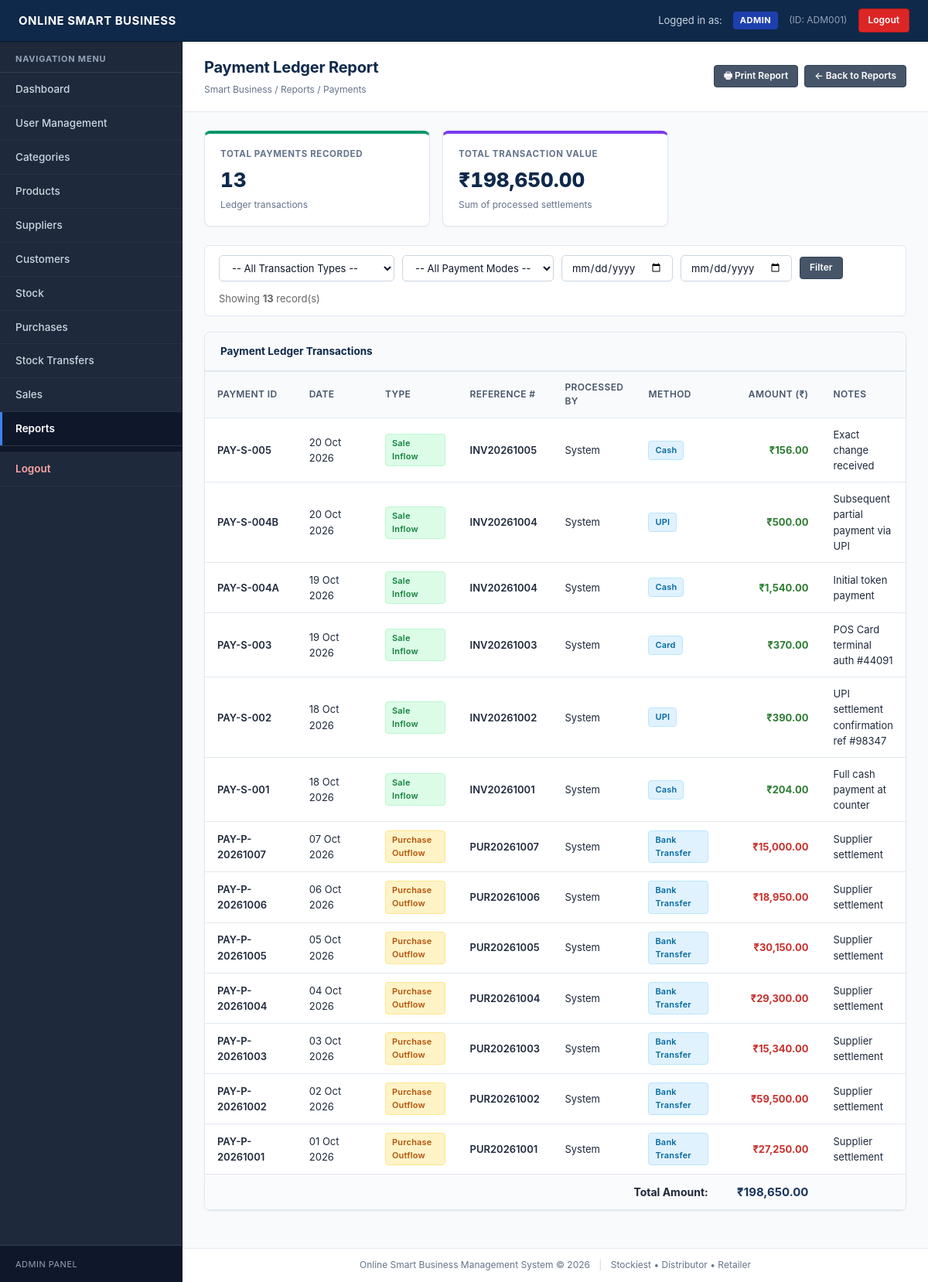
Page /reports/payments.php (signed in) on the committed database.
### tables this page shows
CREATE TABLE IF NOT EXISTS `payments` (
    `id` INT(11) NOT NULL AUTO_INCREMENT,
    `payment_id` VARCHAR(50) NOT NULL UNIQUE,
    `transaction_type` ENUM('Purchase', 'Sale') NOT NULL,
    `reference_id` VARCHAR(50) NOT NULL,
    `user_id` INT(11) DEFAULT NULL,
    `amount` DECIMAL(12,2) NOT NULL,
    `payment_date` DATE NOT NULL,
    `payment_method` ENUM('Cash', 'Card', 'UPI', 'Bank Transfer', 'Credit') NOT NULL DEFAULT 'Cash',
    `notes` TEXT DEFAULT NULL,
    `created_at` TIMESTAMP NOT NULL DEFAULT CURRENT_TIMESTAMP,
    PRIMARY KEY (`id`),
    KEY `idx_payments_reference` (`reference_id`),
    KEY `fk_payments_user` (`user_id`),
    CONSTRAINT `fk_payments_user` FOREIGN KEY (`user_id`) REFERENCES `users` (`id`) ON DELETE SET NULL ON UPDATE CASCADE
);

### includes/auth.php (called while the page is built, shortened)
<?php
function is_logged_in() {
    return isset($_SESSION['user_db_id']) && !empty($_SESSION['user_db_id']);
}
function has_role($role) {
    return strtolower($_SESSION['role_name'] ?? '') === strtolower($role);
}
function is_admin() {
    return has_role('Admin');
}
function e($str) {
    return htmlspecialchars((string)($str ?? ''), ENT_QUOTES, 'UTF-8');
}
?>

### reports/payments.php (the view, shortened to what this page needs)
<?php
require_once '../config/database.php';
require_once '../includes/auth.php';
$from_date = trim($_GET['from_date'] ?? '');
$to_date = trim($_GET['to_date'] ?? '');
$where_clauses = [];
$where_sql = !empty($where_clauses) ? 'WHERE ' . implode(' AND ', $where_clauses) : '';
$query = "SELECT p.*, u.full_name as user_name, r.role_name
          FROM payments p
          LEFT JOIN users u ON p.user_id = u.id
          LEFT JOIN roles r ON u.role_id = r.id
          {$where_sql}
          ORDER BY p.payment_date DESC, p.id DESC";
$stmt = mysqli_prepare($conn, $query);
mysqli_stmt_execute($stmt);
$result = mysqli_stmt_get_result($stmt);
$total_amount = 0.00;
$rows = [];
while ($r = mysqli_fetch_assoc($result)) {
    $rows[] = $r;
    $total_amount += (float)$r['amount'];
}
include '../includes/header.php';
?>
<div class="page-header">
    <div>
        <h1>Payment Ledger Report</h1>
        <div class="page-breadcrumb">Smart Business / Reports / Payments</div>
    </div>
    <div style="display: flex; gap: 8px;">
        <button onclick="window.print()" class="btn btn-secondary btn-sm">&#128438; Print Report</button>
        <a href="index.php" class="btn btn-secondary btn-sm">&larr; Back to Reports</a>
    </div>
</div>
<div class="page-content">
    <div class="stat-card-row">
        <div class="stat-card stat-green">
            <div class="stat-card-title">Total Payments Recorded</div>
            <div class="stat-card-value"><?php echo count($rows); ?></div>
            <div class="stat-card-sub">Ledger transactions</div>
        </div>
        <div class="stat-card stat-purple">
            <div class="stat-card-title">Total Transaction Value</div>
            <div class="stat-card-value">₹<?php echo number_format($total_amount, 2); ?></div>
            <div class="stat-card-sub">Sum of processed settlements</div>
        </div>
    </div>
    <div class="filter-bar no-print">
        <form method="GET" action="payments.php" class="filter-form">
            <select name="transaction_type">
                <option value="">-- All Transaction Types --</option>
            </select>
            <select name="payment_method">
                <option value="">-- All Payment Modes --</option>
            </select>
            <input type="date" name="from_date" value="<?php echo e($from_date); ?>" title="From Date">
            <input type="date" name="to_date" value="<?php echo e($to_date); ?>" title="To Date">
            <button type="submit" class="btn btn-secondary btn-sm">Filter</button>
        </form>
        <div style="font-size: 13px; color: #666;">
            Showing <strong><?php echo count($rows); ?></strong> record(s)
        </div>
    </div>
    <div class="card">
        <div class="card-header">
            <span>Payment Ledger Transactions</span>
        </div>
        <div class="card-body" style="padding: 0;">
            <?php if (empty($rows)): ?>
                <div style="padding: 30px; text-align: center; color: #777;">
                    No payment records match the specified criteria.
                </div>
            <?php else: ?>
                <table class="data-table" style="margin-top: 0; border: none;">
                    <thead>
                        <tr>
                            <th style="width: 120px;">Payment ID</th>
                            <th style="width: 100px;">Date</th>
                            <th style="width: 110px;">Type</th>
                            <th style="width: 120px;">Reference #</th>
                            <?php if (is_admin()): ?>
                                <th>Processed By</th>
                            <?php endif; ?>
                            <th style="width: 110px;">Method</th>
                            <th style="text-align: right; width: 130px;">Amount (₹)</th>
                            <th>Notes</th>
                        </tr>
                    </thead>
                    <tbody>
                        <?php foreach ($rows as $r): ?>
                            <tr>
                                <td><strong><?php echo e($r['payment_id']); ?></strong></td>
                                <td><?php echo date('d M Y', strtotime($r['payment_date'])); ?></td>
                                <td>
                                    <?php if ($r['transaction_type'] === 'Sale'): ?>
                                        <span class="badge badge-success">Sale Inflow</span>
                                    <?php else: ?>
                                        <span class="badge badge-warning">Purchase Outflow</span>
                                    <?php endif; ?>
                                </td>
                                <td><strong><?php echo e($r['reference_id']); ?></strong></td>
                                <?php if (is_admin()): ?>
                                    <td><?php echo e($r['user_name'] ?? 'System'); ?></td>
                                <?php endif; ?>
                                <td><span class="badge badge-info"><?php echo e($r['payment_method']); ?></span></td>
                                <td style="text-align: right; font-weight: bold; <?php echo ($r['transaction_type'] === 'Sale') ? 'color: #2e7d32;' : 'color: #c9302c;'; ?>">
                                    ₹<?php echo number_format($r['amount'], 2); ?>
                                </td>
                                <td><?php echo e($r['notes'] ?? '—'); ?></td>
                            </tr>
                        <?php endforeach; ?>
                    </tbody>
                    <tfoot>
                        <tr style="background: #fafbfc; font-size: 14px; font-weight: bold;">
                            <td colspan="<?php echo is_admin() ? 6 : 5; ?>" style="text-align: right;">Total Amount:</td>
                            <td style="text-align: right; color: #1a365d; font-size: 15px;">₹<?php echo number_format($total_amount, 2); ?></td>
                            <td></td>
                        </tr>
                    </tfoot>
                </table>
            <?php endif; ?>
        </div>
    </div>
</div>
<?php
include '../includes/footer.php';
?>

### assets/css/style.css (style rules this page uses)
html, body { height: 100%; }
*, *::before, *::after { margin: 0; padding: 0; box-sizing: border-box; }
body { font-family: -apple-system, BlinkMacSystemFont, "Segoe UI", Roboto, "Helvetica Neue", Arial, sans-serif; font-size: 13.5px; line-height: 1.55; color: #1e293b; background-color: #f8fafc; -webkit-font-smoothing: antialiased; -moz-osx-font-smoothing: grayscale; }
.btn { display: inline-block; padding: 9px 16px; font-size: 13px; font-family: inherit; font-weight: 600; text-align: center; text-decoration: none; border: 1px solid transparent; border-radius: 5px; cursor: pointer; transition: all 0.15s ease; line-height: 1.4; }
.btn-secondary { background-color: #475569; color: #ffffff; border-color: #334155; }
.btn-sm { padding: 5px 12px; font-size: 12px; border-radius: 4px; }
.page-header { background-color: #ffffff; padding: 18px 28px; border-bottom: 1px solid #e2e8f0; display: flex; justify-content: space-between; align-items: center; width: 100%; box-sizing: border-box; flex-shrink: 0; }
.page-header h1 { font-size: 20px; font-weight: 700; color: #0f294a; margin: 0; letter-spacing: -0.2px; }
.page-breadcrumb { font-size: 12px; color: #64748b; margin-top: 4px; }
.page-content { padding: 24px 28px; flex: 1 0 auto; width: 100%; box-sizing: border-box; }
.card { background: #ffffff; border: 1px solid #e2e8f0; border-radius: 8px; margin-bottom: 24px; box-shadow: 0 1px 3px 0 rgba(0, 0, 0, 0.04), 0 1px 2px -1px rgba(0, 0, 0, 0.04); display: flex; flex-direction: column; overflow: hidden; width: 100%; box-sizing: border-box; }
.card-header { background-color: #f8fafc; border-bottom: 1px solid #e2e8f0; padding: 14px 20px; font-weight: 700; font-size: 13.5px; color: #0f294a; display: flex; justify-content: space-between; align-items: center; }
.card-body { padding: 20px; flex: 1; }
.stat-card-row { display: grid; grid-template-columns: repeat(5, minmax(0, 1fr)); gap: 16px; margin-bottom: 24px; width: 100%; box-sizing: border-box; }
@media (max-width: 1280px) { .stat-card-row { grid-template-columns: repeat(3, minmax(0, 1fr)); } }
.stat-card { background: #ffffff; border: 1px solid #e2e8f0; border-top: 4px solid #1e40af; border-radius: 8px; padding: 18px 20px; box-shadow: 0 1px 3px 0 rgba(0, 0, 0, 0.04), 0 1px 2px -1px rgba(0, 0, 0, 0.04); display: flex; flex-direction: column; justify-content: space-between; min-height: 124px; box-sizing: border-box; transition: transform 0.15s ease, box-shadow 0.15s ease; }
.stat-card.stat-green { border-top-color: #059669; }
.stat-card.stat-purple { border-top-color: #7c3aed; }
.stat-card-title { font-size: 11.5px; color: #64748b; text-transform: uppercase; font-weight: 700; letter-spacing: 0.6px; margin-bottom: 6px; }
.stat-card-value { font-size: 26px; font-weight: 800; color: #0f294a; line-height: 1.15; margin-bottom: 6px; font-feature-settings: "tnum"; font-variant-numeric: tabular-nums; }
.stat-card-sub { font-size: 12px; color: #64748b; line-height: 1.4; }
.data-table { width: 100%; border-collapse: collapse; font-size: 13px; color: #1e293b; margin: 0; }
.data-table th, .data-table td { padding: 11px 16px; border-bottom: 1px solid #e2e8f0; text-align: left; vertical-align: middle; }
.data-table th { background-color: #f8fafc; font-weight: 600; font-size: 12px; color: #475569; text-transform: uppercase; letter-spacing: 0.4px; border-top: 1px solid #e2e8f0; }
.data-table td strong { font-weight: 600; }
.filter-bar { background: #ffffff; border: 1px solid #e2e8f0; border-radius: 6px; padding: 12px 18px; margin-bottom: 20px; display: flex; flex-wrap: wrap; align-items: center; justify-content: space-between; gap: 12px; }
.filter-form { display: flex; flex-wrap: wrap; align-items: center; gap: 10px; }
.filter-form select, .filter-form input[type="text"], .filter-form input[type="date"] { padding: 7px 12px; font-size: 13px; font-family: inherit; border: 1px solid #cbd5e1; border-radius: 5px; background: #ffffff; color: #0f172a; transition: border-color 0.15s ease; }
.badge { display: inline-block; padding: 3px 8px; font-size: 11px; font-weight: 600; border-radius: 4px; letter-spacing: 0.2px; }
.badge-success { background-color: #dcfce7; color: #15803d; border: 1px solid #bbf7d0; }
.badge-warning { background-color: #fef3c7; color: #b45309; border: 1px solid #fde68a; }
.badge-info { background-color: #e0f2fe; color: #0369a1; border: 1px solid #bae6fd; }

### rows in the picture
payments: payment "PAY-S-005", payment_date "20 Oct 2026", transaction_type "Sale Inflow", reference "INV20261005", user_name "System", payment_method "Cash", amount "156.00", notes "Exact change received"
payments: payment "PAY-S-004B", payment_date "20 Oct 2026", transaction_type "Sale Inflow", reference "INV20261004", user_name "System", payment_method "UPI", amount "500.00", notes "Subsequent partial payment via UPI"
payments: payment "PAY-S-004A", payment_date "19 Oct 2026", transaction_type "Sale Inflow", reference "INV20261004", user_name "System", payment_method "Cash", amount "1,540.00", notes "Initial token payment"
payments: payment "PAY-S-003", payment_date "19 Oct 2026", transaction_type "Sale Inflow", reference "INV20261003", user_name "System", payment_method "Card", amount "370.00", notes "POS Card terminal auth #44091"
payments: payment "PAY-S-002", payment_date "18 Oct 2026", transaction_type "Sale Inflow", reference "INV20261002", user_name "System", payment_method "UPI", amount "390.00", notes "UPI settlement confirmation ref #98347"
payments: payment "PAY-S-001", payment_date "18 Oct 2026", transaction_type "Sale Inflow", reference "INV20261001", user_name "System", payment_method "Cash", amount "204.00", notes "Full cash payment at counter"
payments: payment "PAY-P-20261007", payment_date "07 Oct 2026", transaction_type "Purchase Outflow", reference "PUR20261007", user_name "System", payment_method "Bank Transfer", amount "15,000.00", notes "Supplier settlement"
payments: payment "PAY-P-20261006", payment_date "06 Oct 2026", transaction_type "Purchase Outflow", reference "PUR20261006", user_name "System", payment_method "Bank Transfer", amount "18,950.00", notes "Supplier settlement"
payments: payment "PAY-P-20261005", payment_date "05 Oct 2026", transaction_type "Purchase Outflow", reference "PUR20261005", user_name "System", payment_method "Bank Transfer", amount "30,150.00", notes "Supplier settlement"
payments: payment "PAY-P-20261004", payment_date "04 Oct 2026", transaction_type "Purchase Outflow", reference "PUR20261004", user_name "System", payment_method "Bank Transfer", amount "29,300.00", notes "Supplier settlement"
payments: payment "PAY-P-20261003", payment_date "03 Oct 2026", transaction_type "Purchase Outflow", reference "PUR20261003", user_name "System", payment_method "Bank Transfer", amount "15,340.00", notes "Supplier settlement"
payments: payment "PAY-P-20261002", payment_date "02 Oct 2026", transaction_type "Purchase Outflow", reference "PUR20261002", user_name "System", payment_method "Bank Transfer", amount "59,500.00", notes "Supplier settlement"
payments: payment "PAY-P-20261001", payment_date "01 Oct 2026", transaction_type "Purchase Outflow", reference "PUR20261001", user_name "System", payment_method "Bank Transfer", amount "27,250.00", notes "Supplier settlement"

### other values in the picture
$current_user['role_name'] "ADMIN"
$current_user['user_id'] "ADM001"
count($rows) "13"
$total_amount "198,650.00"
